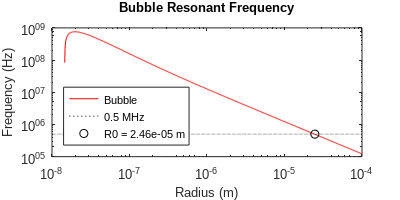

Write MATLAB code to recreate this figure.
% Author: David Reza Mittelstein (drmittelstein@gmail.com)
% Medical Engineering, California Institute of Technology, 2020

% Generate plot of natural frequency of cavitation bubble

Re = logspace(-8,-4,1000);

gamma = 1.4;

pinf = 1.4 * 10^6; % US Peak Negative Pressure (Pa)% amplitude
pv = 5.6267e3;% Vapor pressure of water at 35 deg C (Pa)
rho = 997; % Density of Water (kg/m3)
S = 72.86 * 1e-3; % Surface Tension (N/m)
eta = 1.004 * 1e-6; % Kinemaitc Viscocity of Water (m^2/s)
k = 1.4;
f = 0.5e6;

w = sqrt((3.*k.*(pinf-pv))./(rho.*Re.^2) + ...
    2*(3*k-1)*S./(rho.*Re.^3) - ...
    8*eta^2./(Re.^4));

w_search = w;
w_search(Re < 10^-7) = 4*pi*f;
i = find(w_search<2*pi*f, 1, 'first');

loglog(Re, w/(2*pi), 'r-', Re, Re.*0 + f, 'k:', Re(i), f, 'ko')
yticks([10^5 10^6 10^7 10^8 10^9 10^10])
xlabel('Radius (m)')
ylabel('Frequency (Hz)')
legend('Bubble', '0.5 MHz', sprintf('R0 = %1.2e m', Re(i)), 'Location','SouthWest')
title('Bubble Resonant Frequency')

f=1;
set(findall(gcf,'-property','FontSize'),'FontSize',9)
set(findall(gcf,'-property','FontName'),'FontName','Arial')

f_sz = [4,2];
set(f, 'PaperUnits', 'inches')
set(f, 'PaperSize', f_sz)
set(f, 'PaperPositionMode', 'manual')
set(f, 'PaperPosition', [0 0 f_sz(1) f_sz(2)])
print(f, '-dpng', 'NatFreq.png')